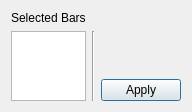
<?xml version="1.0" encoding="UTF-8"?>
<ui version="4.0">
 <class>DeleteBarsDialog</class>
 <widget class="QDialog" name="DeleteBarsDialog">
  <property name="geometry">
   <rect>
    <x>0</x>
    <y>0</y>
    <width>179</width>
    <height>108</height>
   </rect>
  </property>
  <property name="windowTitle">
   <string>Delete Bars</string>
  </property>
  <layout class="QGridLayout" name="gridLayout">
   <item row="0" column="0">
    <widget class="QLabel" name="selectedBarsLabel">
     <property name="sizePolicy">
      <sizepolicy hsizetype="Preferred" vsizetype="Maximum">
       <horstretch>0</horstretch>
       <verstretch>0</verstretch>
      </sizepolicy>
     </property>
     <property name="text">
      <string>Selected Bars</string>
     </property>
    </widget>
   </item>
   <item row="1" column="0" rowspan="2">
    <widget class="QTextEdit" name="selectedBarsTextEdit">
     <property name="acceptDrops">
      <bool>false</bool>
     </property>
     <property name="undoRedoEnabled">
      <bool>false</bool>
     </property>
     <property name="readOnly">
      <bool>true</bool>
     </property>
     <property name="acceptRichText">
      <bool>false</bool>
     </property>
    </widget>
   </item>
   <item row="1" column="1" rowspan="2">
    <widget class="Line" name="line">
     <property name="orientation">
      <enum>Qt::Vertical</enum>
     </property>
    </widget>
   </item>
   <item row="1" column="2">
    <spacer name="verticalSpacer">
     <property name="orientation">
      <enum>Qt::Vertical</enum>
     </property>
     <property name="sizeHint" stdset="0">
      <size>
       <width>20</width>
       <height>39</height>
      </size>
     </property>
    </spacer>
   </item>
   <item row="2" column="2">
    <widget class="QPushButton" name="deleteBarsPushButton">
     <property name="text">
      <string>Apply</string>
     </property>
     <property name="icon">
      <iconset resource="../../rsc.qrc">
       <normaloff>:/icons/dialog-ok-apply.png</normaloff>:/icons/dialog-ok-apply.png</iconset>
     </property>
    </widget>
   </item>
  </layout>
 </widget>
 <resources>
  <include location="../../rsc.qrc"/>
 </resources>
 <connections/>
</ui>
